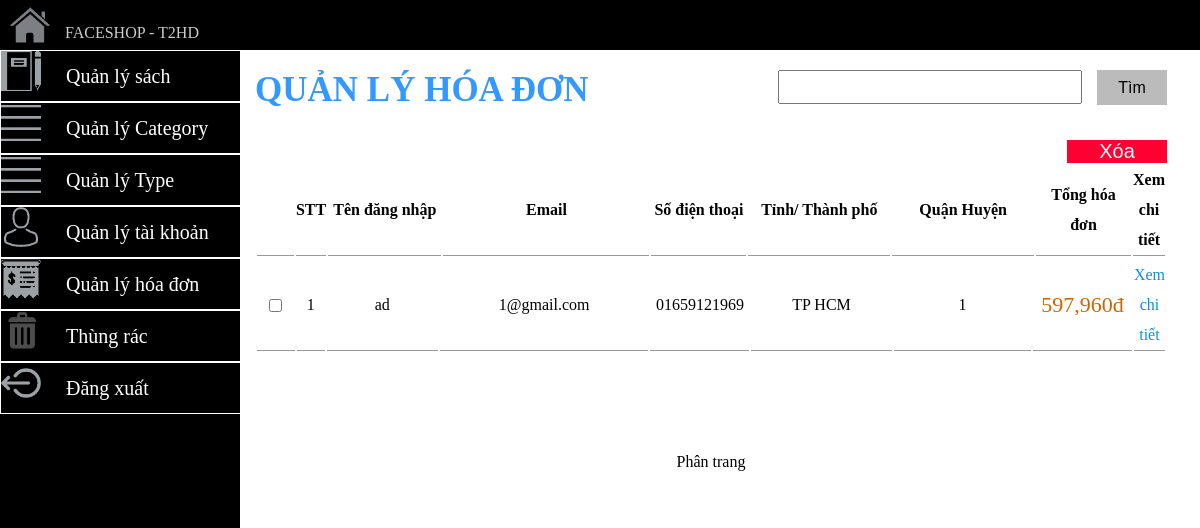
The page /admin/index.php?admin=manage_bill (signed in) on the database its author committed.
### tables this page shows
CREATE TABLE `bill` (
  `idbill` int(11) NOT NULL,
  `totalprice` double NOT NULL,
  `email` varchar(200) NOT NULL,
  `name` varchar(200) NOT NULL COMMENT 'họ tên khách',
  `date_bill` date NOT NULL,
  `sex` varchar(100) NOT NULL,
  `tel` varchar(20) DEFAULT NULL,
  `idcity` int(200) NOT NULL,
  `district` varchar(200) NOT NULL,
  `address` varchar(1000) NOT NULL,
  `status` varchar(100) NOT NULL,
  `checkDelete` int(11) NOT NULL DEFAULT '0' COMMENT 'xóa thì thành 1'
);

CREATE TABLE `city` (
  `idcity` int(11) NOT NULL,
  `name` varchar(50) NOT NULL
);

### admin/view/admin_bill.php (the view, shortened to what this page needs)
<!DOCTYPE html PUBLIC "-//W3C//DTD XHTML 1.0 Transitional//EN" "http://www.w3.org/TR/xhtml1/DTD/xhtml1-transitional.dtd">
<html xmlns="http://www.w3.org/1999/xhtml">
<head>
    <link rel="stylesheet" type="text/css" href="css/admin_bill.css"/>
</head>
<body>
<div id="manage_bill">
    <div id="head_bill"></div>
    <div id="h1">
        <h1>QUẢN LÝ HÓA ĐƠN</h1>
        <form id="f2" action="" method="post">
            <input type="text" name="find"/>
            <button>Tìm</button>
        </form>
    </div>
    <form action="index.php?admin=manage_bill" method="post">
        <input type="submit" value="Xóa" name="save" id="save"/>
    <table width="100%">
        <tr id="tt">
                   <th id="delete"></th>
            <th id="stt">STT</td>
            <th id="name">Tên đăng nhập</th>
            <th id="email">Email</th>
            <th id="tel">Số điện thoại</th>
            <th id="city">Tỉnh/ Thành phố</th>
            <th id="district">Quận Huyện</th>
            <th id="totalprice">Tổng hóa đơn</th>
            <th>Xem chi tiết</th>
        </tr>
    </table>
    <div id="main_manage_bill">
        <table>
                <?php
                $sql="select * from bill WHERE checkDelete=0";
                $kq=mysql_query($sql);
                $i=0;
                while($d=mysql_fetch_array($kq)){?>
                    <tr>
                     <td id="delete"><input type="checkbox" name="delete[]" value="<?php echo $idbill?>"/></td>
                        <td id="stt"><?php echo ++$i;?></td>
                        <td id="name"><?php echo $d['name']; ?> </td>
                        <td id="email"><?php echo $d['email'] ?></td>
                        <td id="tel"><?php echo $d['tel'] ?></td>
                        <?php
                        $i++;
                        $idcity = $d['idcity'];
                        $sqlcity = "select * from city WHERE idcity=$idcity";
                        $kqcity = mysql_query($sqlcity);
                        $dcity = mysql_fetch_array($kqcity);
                        ?>
                        <td id="city"><?php echo $dcity['name'] ?></td>
                        <td id="district"><?php echo $d['district'] ?></td>
                        <td id="totalprice" style="font-size: 22px; color: #CC6600">
                        <?php
                        $idbill=$d['idbill'];
                        $total=0;
                        $kqinfo = mysql_query("select * from billinfo WHERE idbill=$idbill");
                        while ($dinfo = mysql_fetch_array($kqinfo)) {
                                $idbook = $dinfo['idbook'];
                                $kqbook = mysql_query("select * from book WHERE  idbook=$idbook");
                                $dbook = mysql_fetch_assoc($kqbook);
                                $price= $dbook['price']*(1-$dbook['saleoff']/100);
                                $total=$total+ $price * $dinfo['count'] ;
                        }
                        echo number_format($total);
                            ?>đ
                        </td>
                        <td><a href="index.php?admin=manage_bill_detail&idbill=<?php echo $d['idbill'] ?>">Xem chi tiết</a> </td>
                    </tr>
                    <?php
                }
                ?>
        </table>
        </form>
    </div>
    <center><p>Phân trang</p></center>
</div>
</body>
</html>

### admin/css/indexcss.css (style rules this page uses)
* { margin: 0px; padding: 0px; }

### admin/css/admin_main_left.css (style rules this page uses)
body { font-family: "Times New Roman"; background-color: #000000; }

### admin/css/admin_bill.css (style rules this page uses)
#manage_bill { width: 95%; margin-left: 15px; margin-bottom: 200px; }
#head_bill { min-height: 20px; width: 100%; line-height: 50px; }
#h1 { color: #3399FF; height: 50px; }
#h1 h1 { float: left; font-size: 35px; width: 400px; }
#h1 #f2 button { background-color: #bbbbbb; border-style: none; font-size: 16px; padding: 5px; width: 70px; height: 35px; line-height: 20px; cursor: pointer; float: left; }
#f2 input { float: left; height: 30px; line-height: 20px; font-size: 20px; width: 300px; margin-right: 15px; }
#f2 { float: right; font-size: 20px; line-height: 20px; height: 35px; }
#main_manage_bill table { width: 100%; margin-bottom: 100px; }
#main_manage_bill td,th { border-bottom: 1px solid #999999; text-align: center; line-height: 30px; }
#main_manage_bill a { color: #0e90d2; text-decoration: none; }
#stt { width: 30px; }
#name { width: 120px; }
#email { width: 220px; }
#tel { width: 100px; }
#city { width: 150px; }
#totalprice { width: 100px; }
#district { width: 150px; }
#delete { width: 40px; }
#save { width: 100px; font-size: 20px; background-color: #FF0033; margin: auto; border: none; color: #FFFFFF; cursor: pointer; float: right; margin-top: 20px; }

### rows shown on the page
bill: name "ad", email "1@gmail.com", tel "01659121969", idcity.name "TP HCM", district "1", total "597,960"
